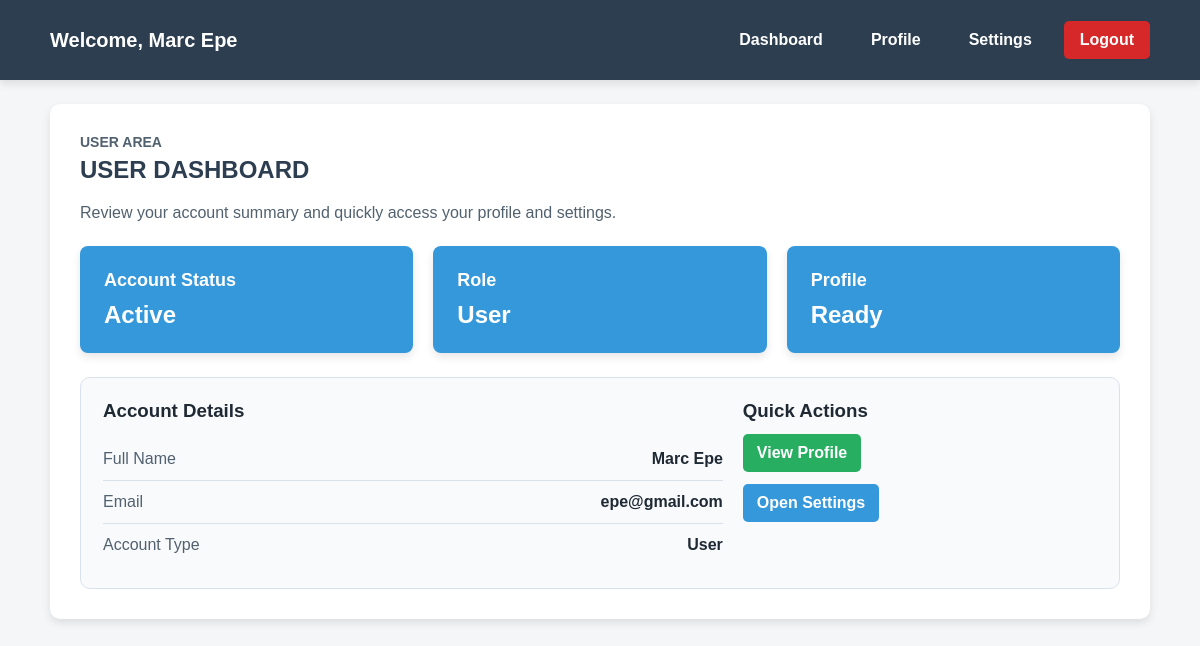
Screenshot of /user-dashboard.php (signed in) with the database file from the repository.
### tables this page shows
CREATE TABLE `users` (
  `id` int(11) NOT NULL,
  `fullname` varchar(255) NOT NULL,
  `email` varchar(255) NOT NULL,
  `password` varchar(255) NOT NULL,
  `role` enum('admin','user') NOT NULL DEFAULT 'user',
  `created_at` timestamp NOT NULL DEFAULT current_timestamp(),
  `reset_token` varchar(255) DEFAULT NULL
);

### user-dashboard.php (the view, shortened to what this page needs)
<?php
include 'config.php';
$userId = (int) $_SESSION['user_id'];
$stmt = $conn->prepare("SELECT fullname, email, role FROM users WHERE id = ? LIMIT 1");
$stmt->bind_param("i", $userId);
$stmt->execute();
$user = $stmt->get_result()->fetch_assoc();
$fullname = $user ? $user['fullname'] : $_SESSION['fullname'];
$email = $user ? $user['email'] : 'Not available';
$role = $user ? $user['role'] : $_SESSION['role'];
?>
<!DOCTYPE html>
<html lang="en">
<head>
    <link rel="stylesheet" href="style.css">
</head>
<body class="user-page">
    <header>
        <div class="email-name">
            <h2>Welcome, <?php echo htmlspecialchars($fullname); ?></h2>
        </div>
        <div class="nav">
            <div class="nav-link">
                <a href="user-dashboard.php">Dashboard</a>
            </div>
            <div class="nav-link">
                <a href="profile.php">Profile</a>
            </div>
            <div class="nav-link">
                <a href="settings.php">Settings</a>
            </div>
            <div class="nav-link">
                <a href="logout.php" class="logout-btn">Logout</a>
            </div>
        </div>
    </header>
    <main class="dashboard-container user-panel">
        <div class="panel-heading">
            <p>User Area</p>
            <h2>USER DASHBOARD</h2>
        </div>
        <p class="dashboard-intro">Review your account summary and quickly access your profile and settings.</p>
        <div class="dashboard-content user-card-grid">
            <div class="card">
                <h3>Account Status</h3>
                <p>Active</p>
            </div>
            <div class="card">
                <h3>Role</h3>
                <p><?php echo ucfirst(htmlspecialchars($role)); ?></p>
            </div>
            <div class="card">
                <h3>Profile</h3>
                <p>Ready</p>
            </div>
        </div>
        <section class="user-summary">
            <div>
                <h3>Account Details</h3>
                <ul class="detail-list">
                    <li><span>Full Name</span><strong><?php echo htmlspecialchars($fullname); ?></strong></li>
                    <li><span>Email</span><strong><?php echo htmlspecialchars($email); ?></strong></li>
                    <li><span>Account Type</span><strong><?php echo ucfirst(htmlspecialchars($role)); ?></strong></li>
                </ul>
            </div>
            <div class="quick-actions">
                <h3>Quick Actions</h3>
                <a href="profile.php" class="add-user-btn">View Profile</a>
                <a href="settings.php" class="add-btn">Open Settings</a>
            </div>
        </section>
    </main>
</body>
</html>

### style.css (style rules this page uses)
* { box-sizing: border-box; margin: 0; padding: 0; font-family: Arial, sans-serif; }
body { min-height: 100vh; background-color: #f4f6f8; color: #1f2933; }
body:not(.admin-page) { display: flex; flex-direction: column; align-items: center; }
header { width: 100%; min-height: 80px; background-color: #2c3e50; color: #fff; display: flex; align-items: center; justify-content: space-between; gap: 20px; padding: 16px 50px; box-shadow: 0 4px 8px rgba(0, 0, 0, 0.1); }
.email-name h2 { font-size: 20px; }
.nav { display: flex; gap: 16px; align-items: center; }
.nav-link a, .logout-btn { color: #fff; text-decoration: none; font-weight: bold; padding: 10px 16px; border-radius: 5px; display: inline-block; }
.logout-btn { background-color: #d62828; }
.dashboard-container, .container { width: min(1100px, 92vw); background-color: #fff; margin-top: 24px; padding: 30px; border-radius: 10px; box-shadow: 0 4px 8px rgba(0, 0, 0, 0.1); text-align: center; }
.dashboard-content { display: flex; flex-wrap: wrap; gap: 20px; margin-top: 20px; }
.card { background-color: #3498db; color: #fff; padding: 24px; border-radius: 8px; min-width: 200px; flex: 1; box-shadow: 0 4px 8px rgba(0, 0, 0, 0.1); }
.card h3 { font-size: 18px; margin-bottom: 10px; }
.card p { font-size: 32px; font-weight: bold; }
.edit-btn, .delete-btn, .cancel-btn, .add-user-btn, .archive-btn, .add-btn { color: #fff; padding: 10px 14px; border-radius: 5px; border: 0; text-decoration: none; cursor: pointer; display: inline-block; font-weight: bold; }
.edit-btn, .add-btn { background-color: #3498db; }
.add-user-btn { background-color: #27ae60; }
.dashboard-content { padding: 30px; flex: 1; }
.dashboard-container .dashboard-intro { color: #52616f; line-height: 1.6; margin-bottom: 20px; }
.dashboard-container .dashboard-content { justify-content: center; padding: 0; flex: initial; }
.user-page .user-panel { text-align: left; }
.panel-heading { margin-bottom: 16px; }
.panel-heading p { color: #52616f; font-size: 14px; font-weight: bold; margin-bottom: 6px; text-transform: uppercase; }
.panel-heading h1, .panel-heading h2 { color: #2c3e50; margin-bottom: 0; }
.user-card-grid .card p { font-size: 24px; }
.user-summary, .settings-grid { display: grid; grid-template-columns: minmax(0, 1.4fr) minmax(240px, 0.8fr); gap: 20px; margin-top: 24px; }
.user-summary, .profile-card, .settings-card { background: #f8fafc; border: 1px solid #d9e2ec; border-radius: 10px; padding: 22px; }
.detail-list { list-style: none; margin-top: 16px; }
.detail-list li { display: flex; justify-content: space-between; gap: 16px; padding: 12px 0; border-bottom: 1px solid #d9e2ec; }
.detail-list li:last-child { border-bottom: 0; }
.detail-list span { color: #52616f; }
.detail-list strong { color: #1f2933; text-align: right; }
.quick-actions { display: flex; flex-direction: column; align-items: flex-start; gap: 12px; }

### rows the page displays
users: fullname "Marc Epe", role "User", email "epe@gmail.com"
